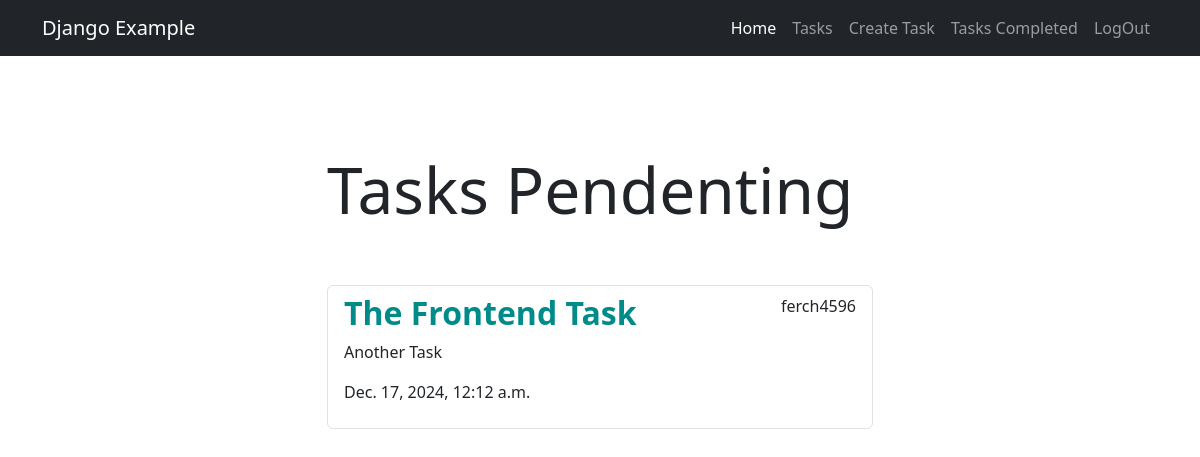
Before: /tasks/ (signed in) with the older database file.
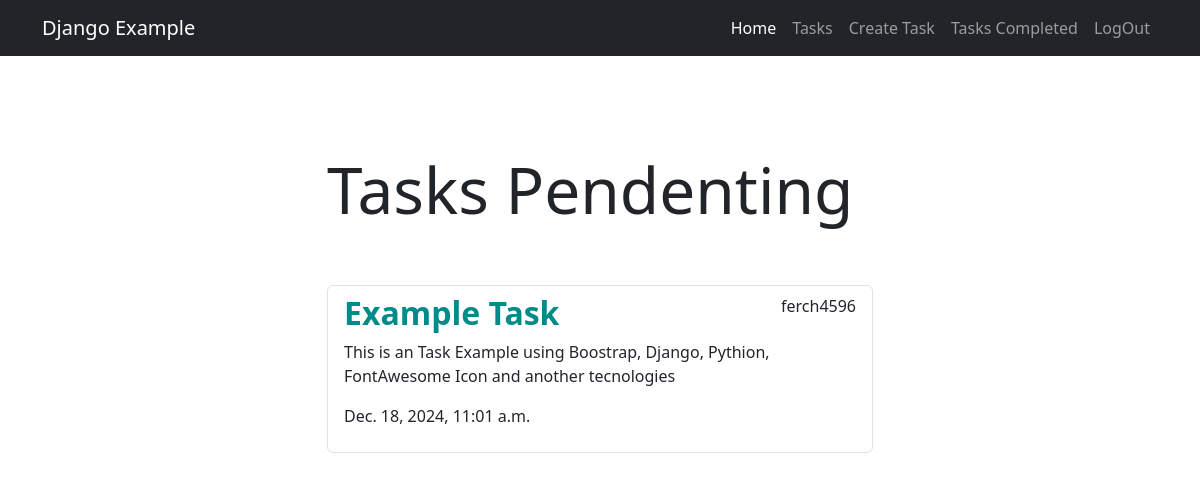
After: the same page with the newer database file.
### tasks/models.py (models this page shows, shortened)
class Task(models.Model):
    title = models.CharField(max_length=200)
    description = models.TextField(blank=True)
    created = models.DateTimeField(auto_now_add=True)
    datecompleted = models.DateTimeField(null=True, blank=True)
    important = models.BooleanField(default=False)
    user = models.ForeignKey(User, on_delete=models.CASCADE)

### tasks/views.py (the view)
# urls.py: path('tasks/', views.tasks, name='tasks'),
@login_required
def tasks(request):
    tasks = Task.objects.filter(user=request.user, datecompleted__isnull=True)
    return render(request, 'tasks.html', {'tasks': tasks})

### tasks/templates/tasks.html (shortened to what this page needs)
{% extends 'base.html' %}
{% block content %}
<main class="container">
    <div class="row">
        <div class="col-md-6 offset-md-3 mt-5">
            <h1 class="display-3 py-5">Tasks Pendenting</h1>
            <ul class="list-group">
                {% for task in tasks %}
                <a class="list-group-item" href="{% url 'task_detail' task.id %}">
                    <header class="d-flex justify-content-between">
                        {% if task.important %}
                        <h2 style="color: darkcyan;" class="fw-bold">{{task.title}}</h2>
                        {% else %}
                        <h2 class="fw-bold">{{task.title}}</h2>
                        {% endif %}
                        <p>{{task.user.username}}</p>
                    </header>
                    <p>{{task.description}}</p>
                    <p>{{task.created}}</p>
                </a>
                {% endfor %}
            </ul>
        </div>
    </div>
</main>
{% endblock %}

Changed rows visible on the page:
no longer on this page (row edited): Task: title "The Frontend Task", user.username "ferch4596", description "Another Task", created "Dec. 17, 2024, 12:12 a.m."
added Task: title "Example Task", user.username "ferch4596", description "This is an Task Example using Boostrap, Django, Pythion, FontAwesome Icon and another tecnologies", created "Dec. 18, 2024, 11:01 a.m."
